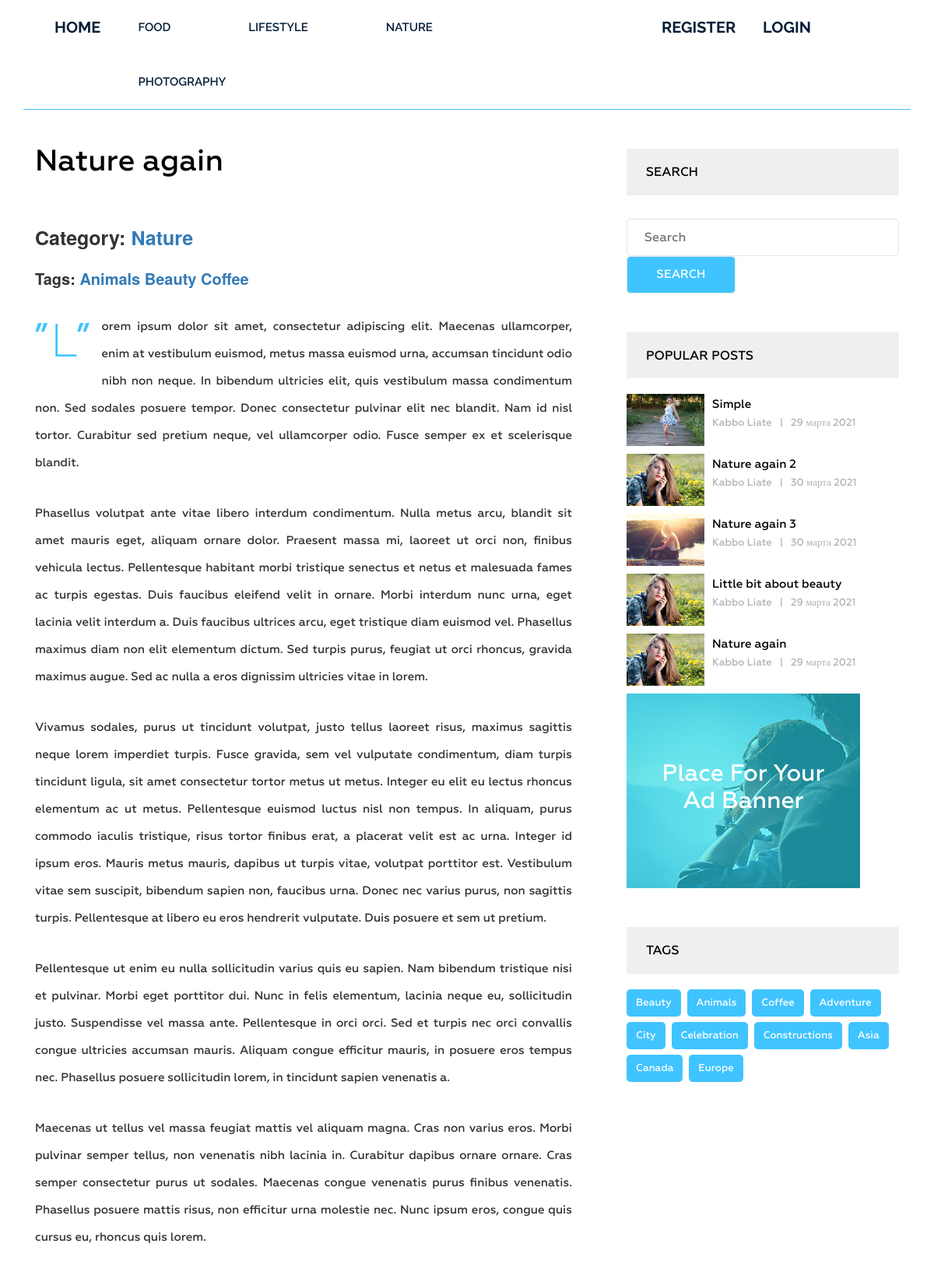
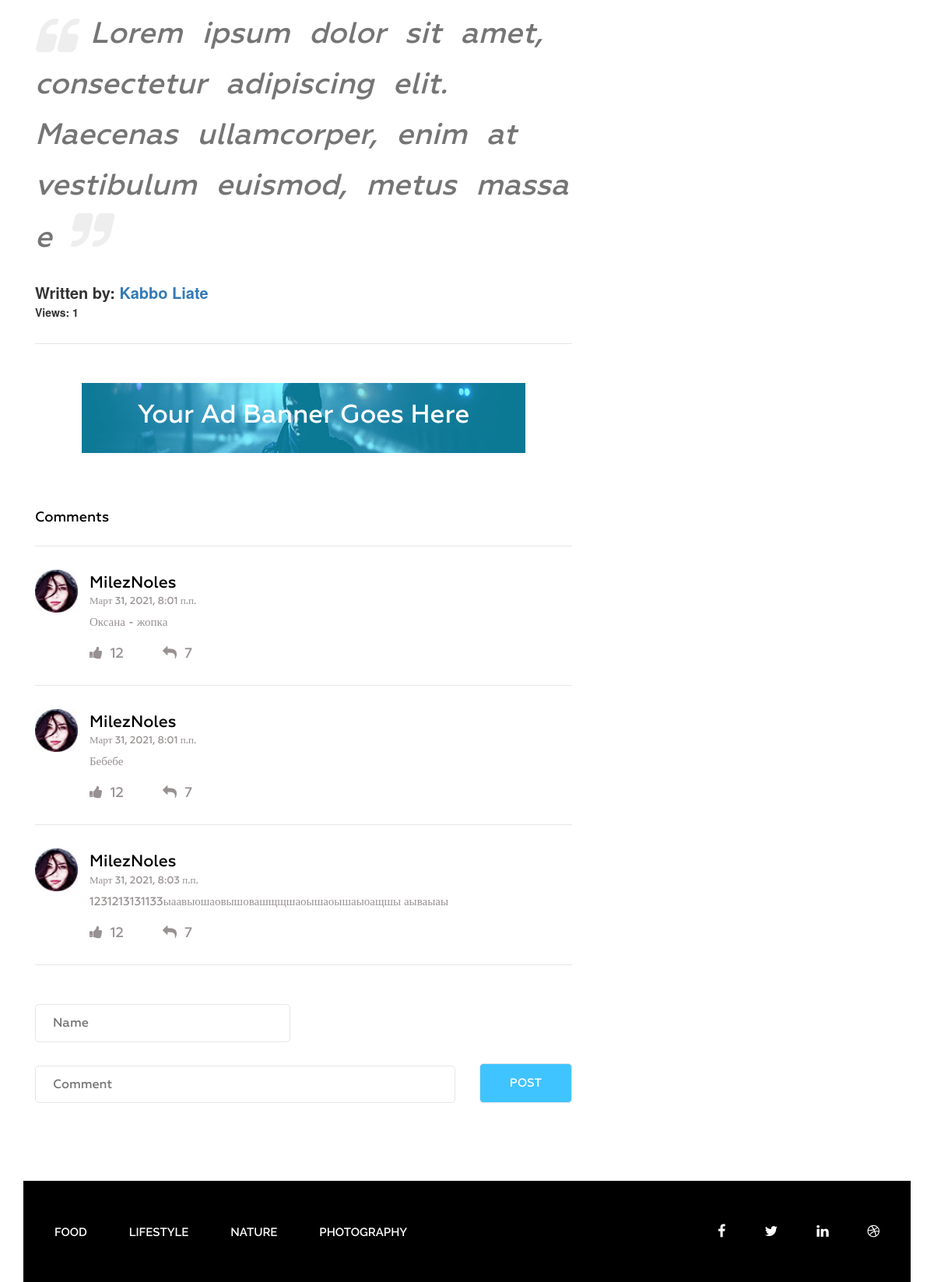
/post/nature-again/, run on an earlier commit of the app's database (2 pictures, top to bottom).
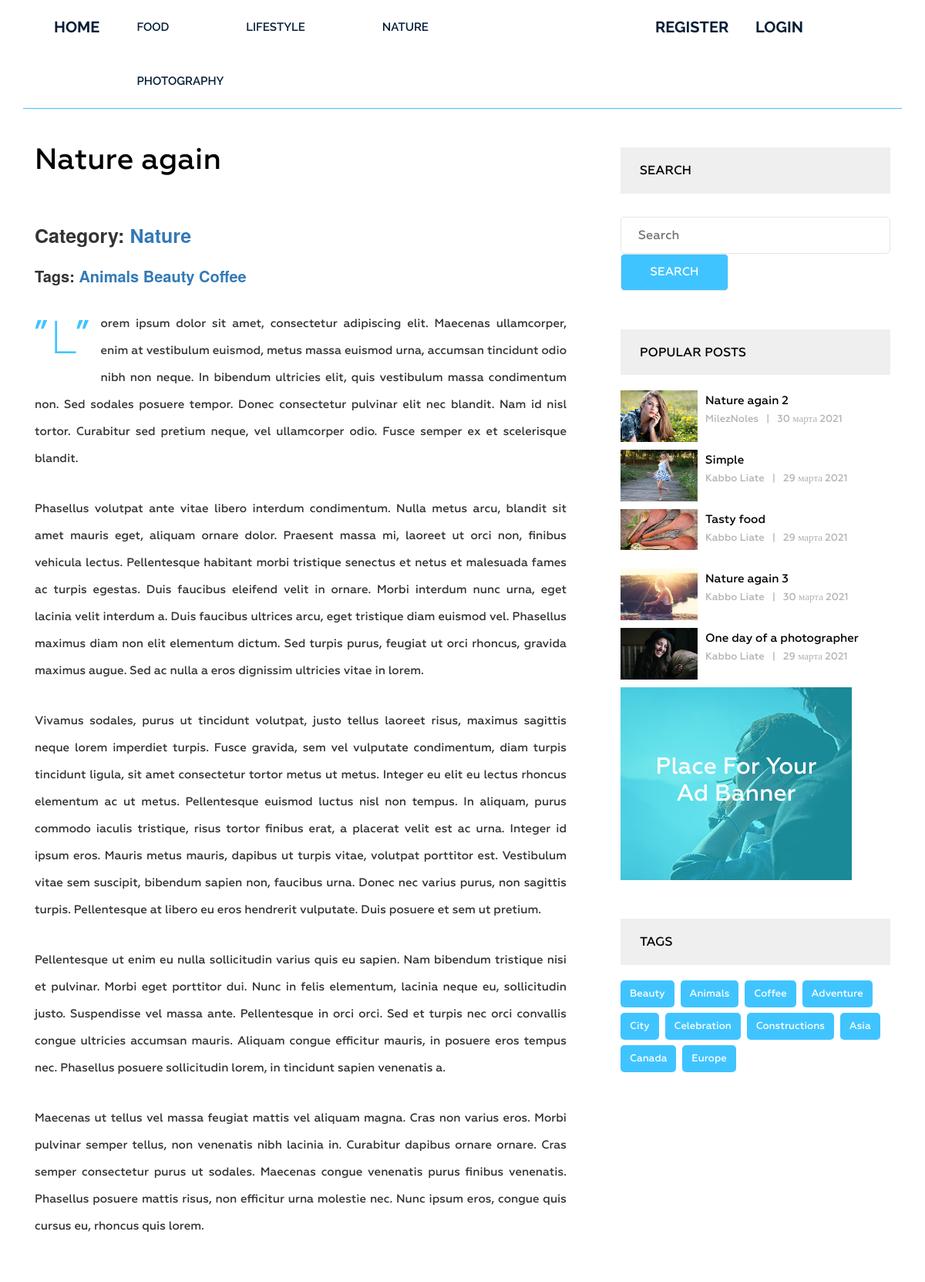
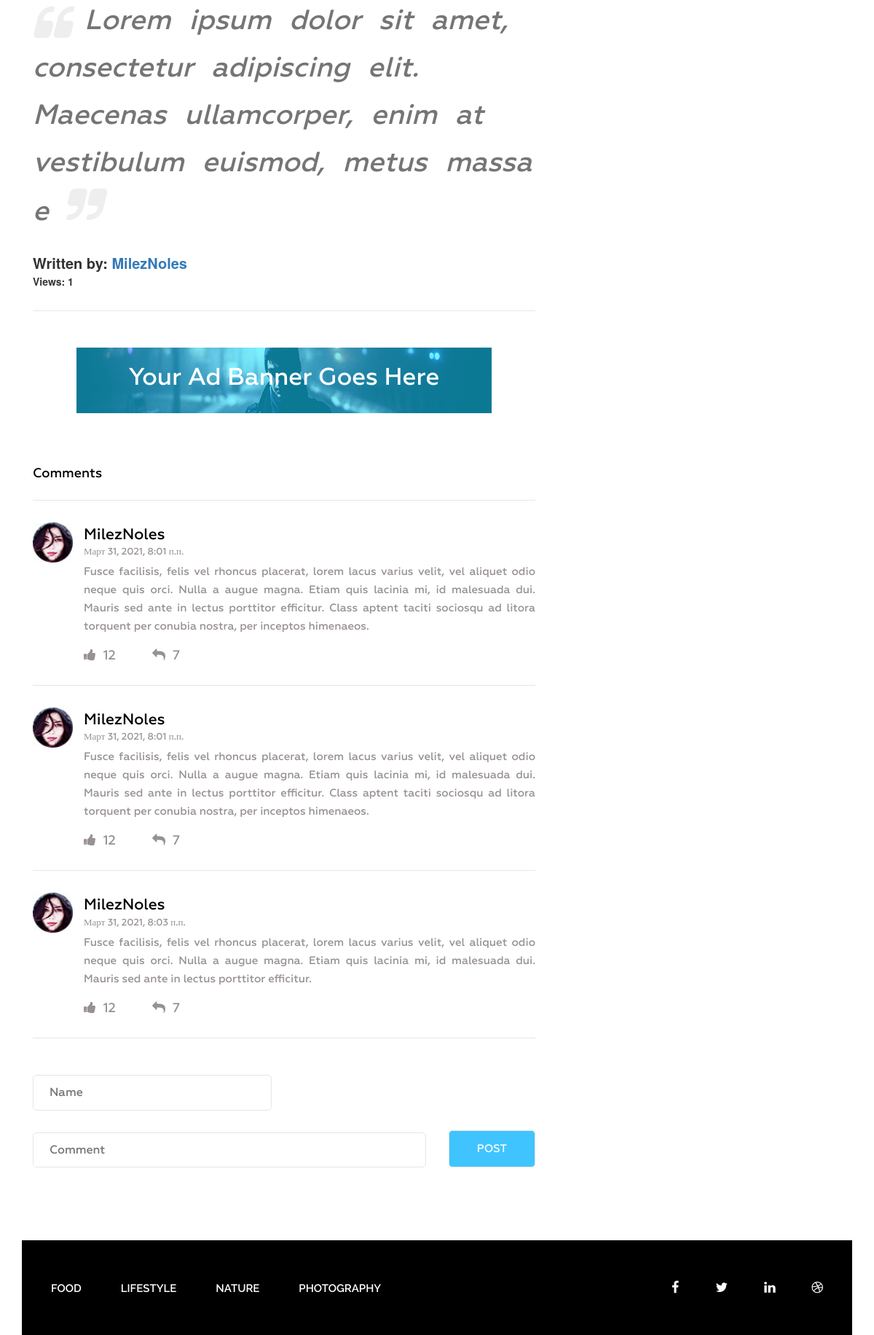
And on a later commit of the database (2 pictures, top to bottom).
### blog/models.py (models this page shows, shortened)
class Category(models.Model):
    title = models.CharField(max_length=255, verbose_name="Category",)
    slug = models.SlugField(max_length=255, verbose_name="Url", unique=True)
    def __str__(self):
        return self.title
    def get_absolute_url(self):  # для ссылок
        return reverse_lazy("category", kwargs={"slug": self.slug, })
    class Meta:
        verbose_name = "Category"
        verbose_name_plural = "Categories"
        ordering = ["title"]

class Tag(models.Model):
    title = models.CharField(max_length=50, verbose_name="Tag",)
    slug = models.SlugField(max_length=50, verbose_name="Url", unique=True)
    def get_absolute_url(self):  # для ссылок
        return reverse_lazy("tag", kwargs={"slug": self.slug, })
    class Meta:
        verbose_name = "Tag"
        verbose_name_plural = "Tags"
        ordering = ["title"]

class Post(models.Model):
    title = models.CharField(max_length=255, verbose_name="Title",)
    slug = models.SlugField(max_length=255, verbose_name="Url", unique=True)
    author = models.CharField(max_length=100, verbose_name="Author", )
    content = models.TextField(verbose_name="Content",blank=True,)
    created_at = models.DateTimeField(auto_now_add=True, verbose_name="Creation date", )
    photo = models.ImageField(upload_to="photos/%Y/%m/%d/", blank=True, verbose_name="Photo", )
    views = models.IntegerField(default=0, verbose_name="Views", )
    category = models.ForeignKey(Category, on_delete=models.PROTECT,related_name="posts", verbose_name="Category", )
    tags  = models.ManyToManyField(Tag, blank=True, related_name="posts", verbose_name="Tag",)
    is_main = models.BooleanField(default=False, verbose_name="On main?")
    def get_absolute_url(self):  # для ссылок
        return reverse_lazy("post", kwargs={"slug": self.slug, })
    @transaction.atomic  #для того чтобы в is_main был только один True
    def save(self, *args, **kwargs):
        if self.is_main:
            Post.objects.filter(
                is_main=True).update(is_main=False)
        super(Post, self).save(*args, **kwargs)
    class Meta:
        verbose_name = "Post"
        verbose_name_plural = "Posts"
        ordering = ["-created_at"]

class Comments(models.Model):
    username = models.CharField(max_length=50, verbose_name="Username", )  # обязательный атрибут - длина
    comment = models.TextField(verbose_name="Comment")  # по умолчанию пустой
    created_at = models.DateTimeField(auto_now_add=True, verbose_name="Дата публикации")  # про создании новости
    class Meta:
        verbose_name = "Comment"  # имя в админке ед число
        verbose_name_plural = "Comments"
        ordering = ["created_at"]

### blog/views.py (the view)
# urls.py: path('post/<str:slug>/',GetPost.as_view(), name="post"),
class GetPost(DetailView):
    model = Post
    template_name = "blog/single.html"
    context_object_name = "post"
    def get_context_data(self, *, object_list=None, **kwargs):
        context = super().get_context_data(**kwargs)
        self.object.views = F("views") + 1
        self.object.save()
        self.object.refresh_from_db()
        context["comments"] = Comments.objects.all()
        return context

### blog/forms.py
class CommentsForm(forms.ModelForm):
    class Meta:
        model = Comments
        fields = ["username", "comment", ]
        widgets = {
            "username": forms.TextInput(attrs={'class': "name", "placeholder": "Name"}, ),      # "type": "hidden"
            "comment": forms.TextInput(attrs={
                "placeholder": "Comment",
                'class': "comment",
            }),
        }

### blog/templatetags/comment.py (called while the page is built)
@register.inclusion_tag('blog/add_comments.html', takes_context=True)
def add_comments(context):
    request = context['request']
    if request.method == 'POST':
        form = CommentsForm(request.POST)
        if form.is_valid():
            form.save()
        return {
        "form": form,
    }
    else:
        form = CommentsForm()
    context = {
        "form": form,
    }
    return context

### blog/templatetags/menu.py (called while the page is built)
@register.inclusion_tag("blog/menu_tpl.html")
def show_menu(menu_class='menu'):
    categories = Category.objects.all()            # обращаемся в кэш, если там нет ничего то заполняем на 500сек
    return {"categories": categories, "menu_class": menu_class }

### blog/templates/blog/single.html (shortened to what the changed rows need)
{% extends "base.html" %}
{% load static %}
{% load sidebar %}
{% load comment %}
{% block content %}
        <section class="single-blog-area">
            <div class="container">
                <div class="row">
                   <div class="col-md-12">
                    <div class="border-top">
                        <div class="col-md-8">
                        <div class="blog-area">
                            <div class="blog-area-part">
                                <h2>{{post.title}}</h2>
                                <div class="for-style">
                                    <div>
                                        <span style="font-size:25px;font-weight:bold">Category: <a href="{{ post.category.get_absolute_url }}">{{ post.category }}</a></span>
                                        <br>
                                        <br>
                                        {% if post.tags.exists %}
                                        <span style="font-size:20px;font-weight:bold">Tags:
                                            {% for tag in post.tags.all %}
                                            <a href="{{tag.get_absolute_url}}"> {{tag.title}} </a>
                                            {% endfor %}
                                        </span>
                                        {% endif %}
                                    </div>
                                    <p><span class="drop_caps">{{post.content | slice:"3:4"}}</span>{{post.content | safe | slice:"4:"}}</p>
                                </div>
                                <h3><i class="fa fa-quote-left" aria-hidden="true"></i>{{post.content| slice:"3:123" | safe}}<i class="fa fa-quote-right" aria-hidden="true"></i></h3>
                            </div>
                            <div><span style="font-size:20px;font-weight:bold">Written by:
                                    <a href="/"> {{post.author}} </a>
                                        </span></div>
                            <div><span style="font-size:14px;font-weight:bold">Views: {{post.views}} </span></div>
                            <div class="commententries">
                                <ul class="commentlist">
                                    {% for comment in comments %}
                                    <li>
                                        <article class="comment">
                                            <header class="comment-author">
                                                <img src="{% static 'img/author-1.jpg' %}" alt="">
                                            </header>
                                            <section class="comment-details">
                                                <div class="author-name">
                                                    <h5><a href="/">{{comment.username}}</a></h5>
                                                    <p>{{comment.created_at}}</p>
                                                </div>
                                                <div class="comment-body">
                                                    <p>{{comment.comment}}</p>
                                                </div>
                                                <div class="reply">
                                                    <p><span><a href="#"><i class="fa fa-thumbs-up" aria-hidden="true"></i></a>12</span><span><a href="#"><i class="fa fa-reply" aria-hidden="true"></i></a>7</span></p>
                                                </div>
                                            </section>
                                        </article>
                                    </li>
                                    {% endfor %}
                                </ul>
                            </div>
                        </div>
                    </div>
                    <div class="col-md-4">
                        <div class="newsletter">
                            <h2 class="sidebar-title">Search</h2>
                        </div>
                        {% get_popular 5 %}
                        {% get_tags %}
                    </div>
                    </div>
                    </div>
                </div>
            </div>
        </section>
{% endblock%}

### blog/templates/blog/menu_tpl.html
<div class="{{menu_class}}">
    <ul>
        {% for i in categories %}
        <li><a href="{{ i.get_absolute_url }}">{{ i.title }}</a></li>
        {% endfor %}
    </ul>
</div>

### blog/templates/blog/popular_posts_tpl.html
<h2 class="sidebar-title">Popular posts</h2>
<div class="grid">
    {% for post in posts %}
    <div class="portfolio-item popular">
        {% if post.photo %}
        <img src="{{ post.photo.url }}" alt="{{post.title}}">
        {% else %}
        <img src="https://picsum.photos/id/443/300/201?grayscale" alt="{{post.title}}">
        {% endif %}
        <div class="portfolio-text">
            <h5><a href="{{post.get_absolute_url}}">{{post.title}}</a></h5>
            <p>{{post.author}}<span>|</span>{{ post.created_at | date:"j E Y" }}</p>
        </div>
    </div>
    {%endfor%}
</div>

### blog/templates/blog/tags_tpl.html
<div class="tags">
    <h2 class="sidebar-title">Tags</h2>
    {% for tag in tags %}
    <p><a href="{{tag.get_absolute_url}}">{{tag.title}}</a></p>
    {%endfor%}
</div>

What changed in the data, as far as the page shows it:
no longer on one of the page's lists (row edited): Post: title "Nature again", author "Kabbo Liate", created_at "29 марта 2021"
no longer on this page (row unchanged): Post: photo (picture), title "Little bit about beauty", author "Kabbo Liate", created_at "29 марта 2021"
changed Post "Nature again": author "Kabbo Liate" → "MilezNoles"
changed Comments (number 1 of 3 on the later page): comment "Оксана - жопка" → "Fusce facilisis, felis vel rhoncus placerat, lorem lacus varius velit, vel aliquet odio neque quis orci. Nulla a augue magna. Etiam quis lacinia mi, id malesuada dui. Mauris sed ante in lectus porttitor efficitur. Class aptent taciti sociosqu ad litora torquent per conubia nostra, per inceptos himenaeos."
changed Comments (number 2 of 3 on the later page): comment "Бебебе" → "Fusce facilisis, felis vel rhoncus placerat, lorem lacus varius velit, vel aliquet odio neque quis orci. Nulla a augue magna. Etiam quis lacinia mi, id malesuada dui. Mauris sed ante in lectus porttitor efficitur. Class aptent taciti sociosqu ad litora torquent per conubia nostra, per inceptos himenaeos."
changed Comments: comment "1231213131133ыаавыошаовышовашщщшаоышаоышаыоащшы аываыаы" → "Fusce facilisis, felis vel rhoncus placerat, lorem lacus varius velit, vel aliquet odio neque quis orci. Nulla a augue magna. Etiam quis lacinia mi, id malesuada dui. Mauris sed ante in lectus porttitor efficitur."
changed Post "Nature again 2": author "Kabbo Liate" → "MilezNoles"; moves up the list
now on this page (row edited): Post: photo (picture), title "Tasty food", author "Kabbo Liate", created_at "29 марта 2021"
now on this page (row edited): Post: photo (picture), title "One day of a photographer", author "Kabbo Liate", created_at "29 марта 2021"
